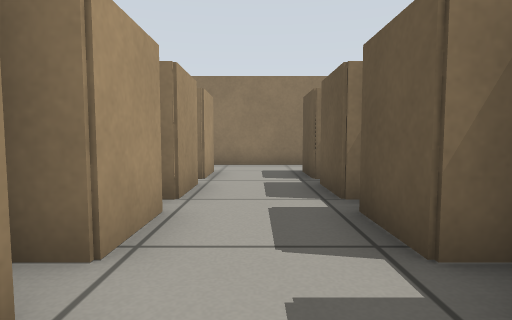
view 1 (above)

16 first-person views from a walk through a Gazebo world. The camera is 0.45 m above the floor, tilts 4° down and sees 80° across. The floor is counted in squares, 0.5 m on a side. Each view is taken from the middle of a square. On the plan, view 1 faces up. The plan holds only what a view shows up to about 11 squares ahead; the rest is blank.

view 2
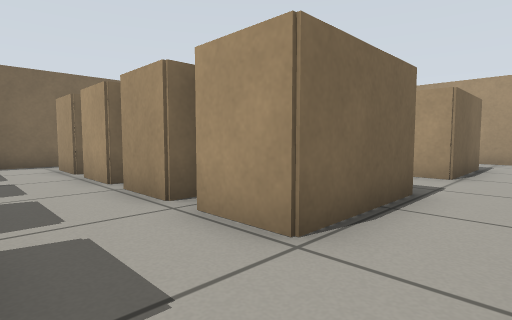

view 3
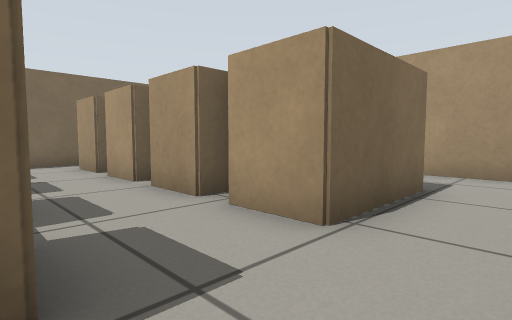

view 4
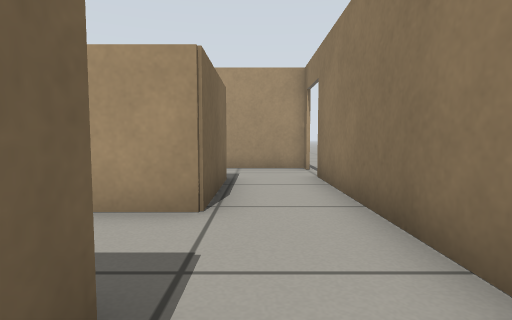

view 5
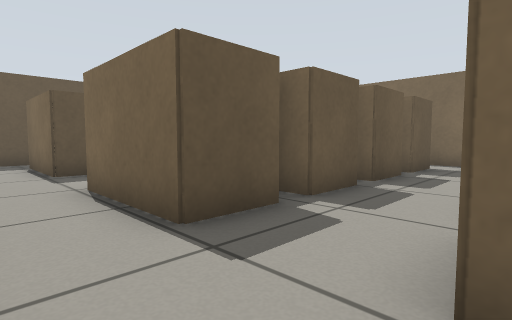

view 6
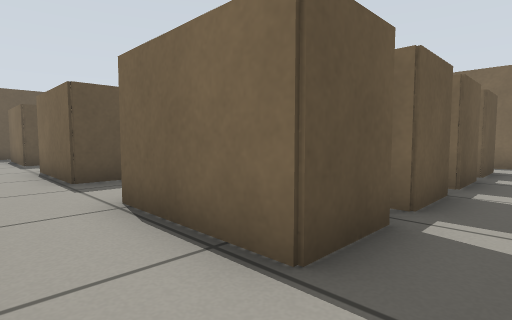

view 7
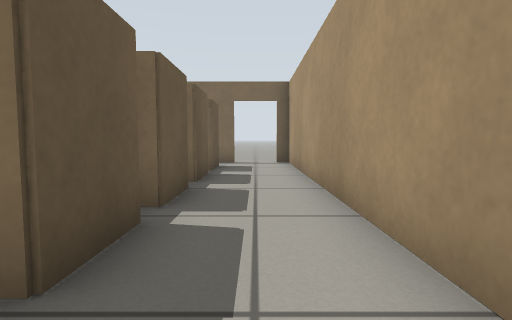

view 8
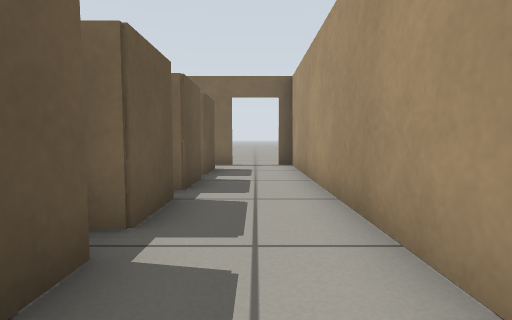

view 9
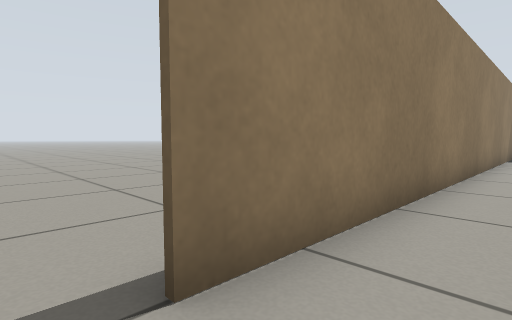

view 10
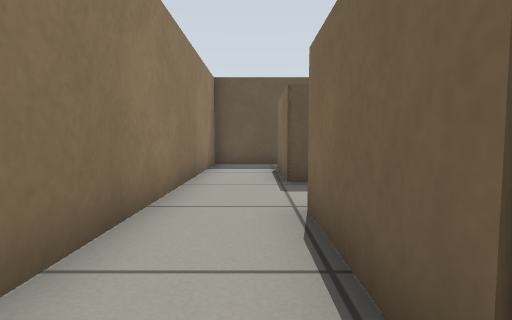

view 11
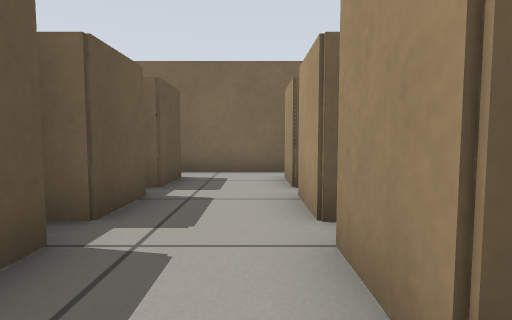

view 12
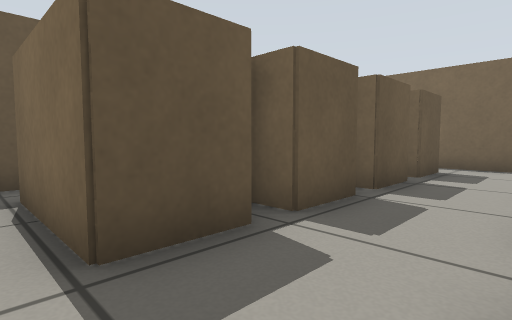

view 13
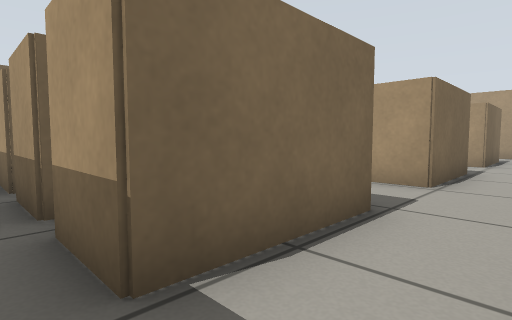

view 14
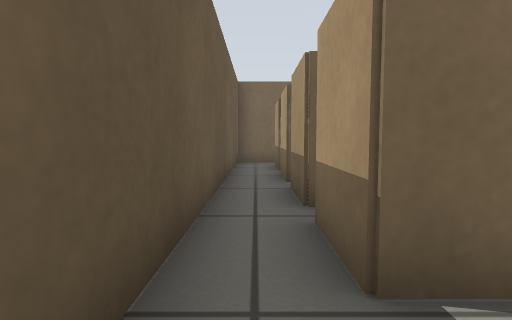

view 15
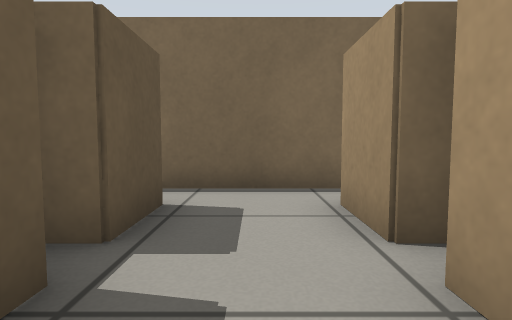

view 16
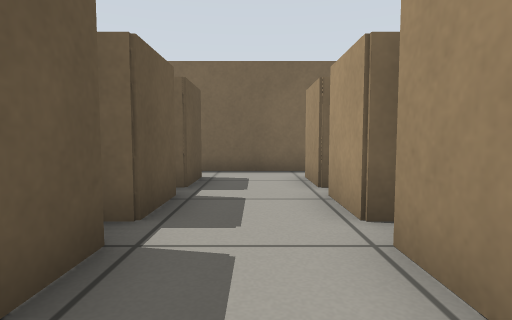

### Floor plan
Points are (right, up) in squares from view 1. A wall is a line through its corners. A room is listed if a view was taken in it or the views show most of it. See-through windows are left out.
Room 1 (views 1, 2, 3, 4, 5, 6, 7, 8, 9, 10, 11, 12, 13, 14, 15, 16)
walls: (-4.2, 6.8) (-4.2, 8.4) (-1.2, 8.4) (-1.2, 6.8); (-6.7, 6) (-6.7, 4.5); (-4.2, 4.4) (-4.2, 6); (-7.1, 3.7) (-6.7, 3.7) (-6.7, 2.1); (-1.2, 6) (-1.2, 4.4); (-4.2, 2.1) (-4.2, 3.7) (-3.6, 3.7); (-1.2, 3.9) (-1.2, 2.1) (-1.9, 2.1); (-6.7, 1.5) (-6.7, -0.1); (-9.8, 6.8) (-9.8, 8.4) (-6.7, 8.4) (-6.7, 6.8); (-9.8, 4.4) (-9.8, 6) (-9.2, 6); (-1.8, 1.4) (-1.2, 1.4) (-1.2, -0.1); (-4.2, -0.1) (-4.2, 1.4); (-9.8, 2.1) (-9.8, 3.9); (1.3, 6.6) (1.3, 8.4) (4.4, 8.4) (4.4, 6.8); (1.3, 4.4) (1.3, 6) (2.1, 6); (-7.1, -1.4) (-3.9, -1.4); (-9.8, -0.1) (-9.8, 1.5); (1.9, 2.1) (1.3, 2.1) (1.3, 3.7) (1.8, 3.7); (-1.6, -1.4) (1.8, -1.4); (-12.2, 10.4) (-12.2, -1.4); (1.3, -0.1) (1.3, 1.4) (1.9, 1.4); (-10.2, -1.4) (-9.5, -1.4); (4.4, 6.1) (4.4, 4.5); (5.7, 4.5) (5.7, 10.4) (-10.2, 10.4)
ways out: opening at (-11, -1); opening at (5, 5); gap at (-12, 11)

Positions as (right, up) in squares from view 1, and headings:
1: (0, 0), facing up
2: (1, 10), facing down-left
3: (-4, 10), facing down-left
4: (-3, 9), facing left
5: (-7, 10), facing down-right
6: (-11, 10), facing down-right
7: (-11, 10), facing down
8: (-11, 9), facing down
9: (-11, 9), facing up-right
10: (-5, 9), facing right
11: (-6, 7), facing down
12: (-1, 9), facing down-right
13: (5, 10), facing down-left
14: (5, 10), facing down
15: (0, 4), facing down
16: (0, 7), facing down
